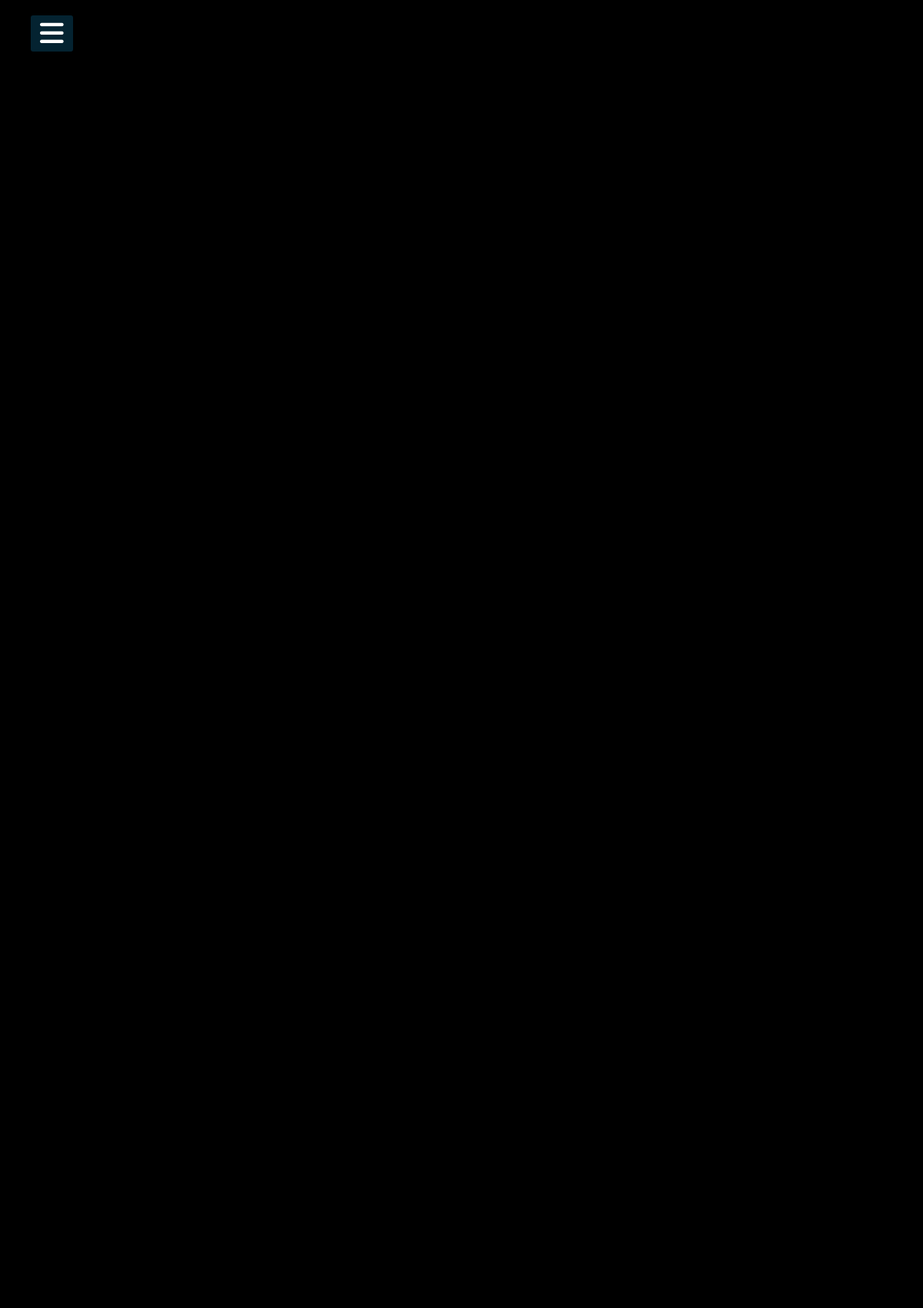
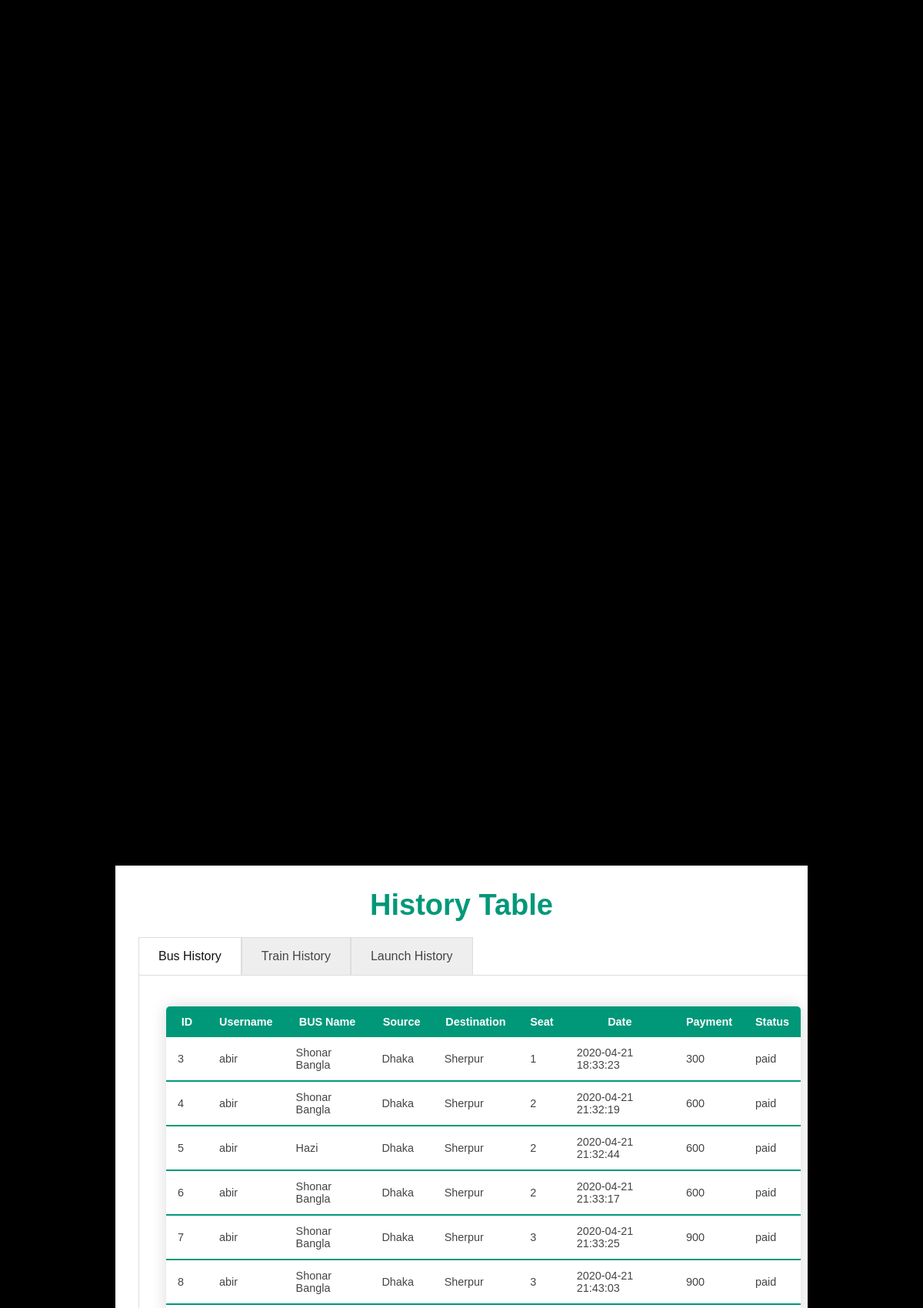
Screenshot of /mainpage/history.php (signed in, upper part) with the database file from the repository (2 pictures, top to bottom).
### tables this page shows
CREATE TABLE `bus_history` (
  `id` int(100) NOT NULL,
  `username` varchar(100) NOT NULL,
  `bus_id` int(100) NOT NULL,
  `seat` int(100) NOT NULL,
  `date` timestamp NOT NULL DEFAULT CURRENT_TIMESTAMP,
  `payment` int(100) NOT NULL,
  `status` varchar(100) NOT NULL
);

CREATE TABLE `bus_list` (
  `id` int(100) NOT NULL,
  `name` varchar(100) NOT NULL,
  `board` varchar(100) NOT NULL,
  `destination` varchar(100) NOT NULL,
  `type` varchar(10) NOT NULL DEFAULT 'nonac',
  `cost` int(100) NOT NULL,
  `available_seat` int(100) NOT NULL DEFAULT '40',
  `total_seat` int(100) NOT NULL DEFAULT '40'
);

### mainpage/history.php (the view, shortened to what this page needs)
<?php
include "../mainpage/common.inc.php";
include "../db/db_connect.inc.php";
?>
<!DOCTYPE html>
<html>
<head>
    <link rel="stylesheet" href="history.css">
</head>
<body>
    <div class="table">
        <h1>History Table</h1>
        <nav>
            <ul>
                <li class="tab1"><label for="tab1">Bus History</label></li>
                <li class="tab2"><label for="tab2">Train History</label></li>
                <li class="tab3"><label for="tab3">Launch History</label></li>
            </ul>
        </nav>
        <section>
            <div class=tab1>
                <table class="content-table">
                    <thead>
                        <tr>
                            <th>ID</th>
                            <th>Username</th>
                            <th>BUS Name</th>
                            <th>Source</th>
                            <th>Destination</th>
                            <th>Seat</th>
                            <th>Date</th>
                            <th>Payment</th>
                            <th>Status</th>
                        </tr>
                    </thead>
                    <?php
                    $username = $_SESSION['username'];
                    $sql = "SELECT bus_history.id, bus_history.username, bus_list.name, bus_list.board, bus_list.destination, bus_history.seat, bus_history.date, bus_history.payment,bus_history.status FROM bus_history INNER JOIN bus_list ON bus_history.bus_id = bus_list.id where username='$username'";
                    $result = mysqli_query($conn, $sql);
                    $rowCount = mysqli_num_rows($result);
                    if ($rowCount > 0) {
                        while ($row = mysqli_fetch_assoc($result)) {
                            echo "<tbody>
                            <tr>
                            <td>" . $row['id'] . "</td>
                            <td>" . $row['username'] . "</td>
                            <td>" . $row['name'] . "</td>
                            <td>" . $row['board'] . "</td>
                            <td>" . $row['destination'] . "</td>
                            <td>" . $row['seat'] . "</td>
                            <td>" . $row['date'] . "</td>
                            <td>" . $row['payment'] . "</td>
                            <td>" . $row['status'] . "</td>
                            </tr>
                            </tbody>";
                        }
                        echo "</table>";
                    } else {
                        echo $message = "No History!";
                    }
                    ?>
            </div>
        </section>
    </div>
</body>
</html>

### mainpage/common.css (style rules this page uses)
body { font-family: 'Roboto' , sans-serif; overflow: hidden; }
* { margin:0; padding:0; list-style:none; text-decoration:none; }

### mainpage/history.css (style rules this page uses)
body { margin:0; padding:0; font-family: sans-serif; background-color:#000; overflow: hidden; }
.table { width: 900px; height: 680px; background: #fff; top:50%; left: 50%; position: absolute; transform: translate(-50% ,-50%); box-sizing: border-box; padding: 30px 30px; overflow: scroll; }
h1 { margin: 0; padding: 0 0 20px; text-align: center; font-size: 38px; color: #009879; }
.table > input, .table section >div { display: none; }
#tab1:checked~section .tab1, #tab2:checked~section .tab2, #tab3:checked~section .tab3 { display: block; }
.table ul { list-style-type: none; margin: 0; padding: 0; }
.table ul li label { float: left; padding: 15px 25px; border: 1px solid #ddd; border-bottom: 0; background-color: #eeeeee; color: #444; }
.table section { clear: both; }
.table section div { padding: 20px; width: 100%; border: 1px solid #ddd; background-color: #fff; color: #444; }
#tab1:checked~nav .tab1 label, #tab2:checked~nav .tab2 label, #tab3:checked~nav .tab3 label { background-color: #fff; color: #111; position: relative; }
.content-table { border-collapse: collapse; margin: 20px 0; margin-left: 15px; font-size: 0.9em; min-width: 400px; border-radius: 5px 5px 0 0; overflow: hidden; box-shadow: 0 0 20px rgba(0,0,0,0.15); }
.content-table thead tr { background-color: #009879; color: #ffffff; text-align: center; font-weight: bold; }
.content-table th, .content-table td { padding: 12px 15px; }
.content-table tbody tr { border-bottom: 1px solid #dddddd; }
.content-table tbody tr:last-of-type { border-bottom: 2px solid #009879; }

### rows the page displays
bus_history: id "3", username "abir", bus_list.name "Shonar Bangla", bus_list.board "Dhaka", bus_list.destination "Sherpur", seat "1", date "2020-04-21 18:33:23", payment "300", status "paid"
bus_history: id "4", username "abir", bus_list.name "Shonar Bangla", bus_list.board "Dhaka", bus_list.destination "Sherpur", seat "2", date "2020-04-21 21:32:19", payment "600", status "paid"
bus_history: id "5", username "abir", bus_list.name "Hazi", bus_list.board "Dhaka", bus_list.destination "Sherpur", seat "2", date "2020-04-21 21:32:44", payment "600", status "paid"
bus_history: id "6", username "abir", bus_list.name "Shonar Bangla", bus_list.board "Dhaka", bus_list.destination "Sherpur", seat "2", date "2020-04-21 21:33:17", payment "600", status "paid"
bus_history: id "7", username "abir", bus_list.name "Shonar Bangla", bus_list.board "Dhaka", bus_list.destination "Sherpur", seat "3", date "2020-04-21 21:33:25", payment "900", status "paid"
bus_history: id "8", username "abir", bus_list.name "Shonar Bangla", bus_list.board "Dhaka", bus_list.destination "Sherpur", seat "3", date "2020-04-21 21:43:03", payment "900", status "paid"
